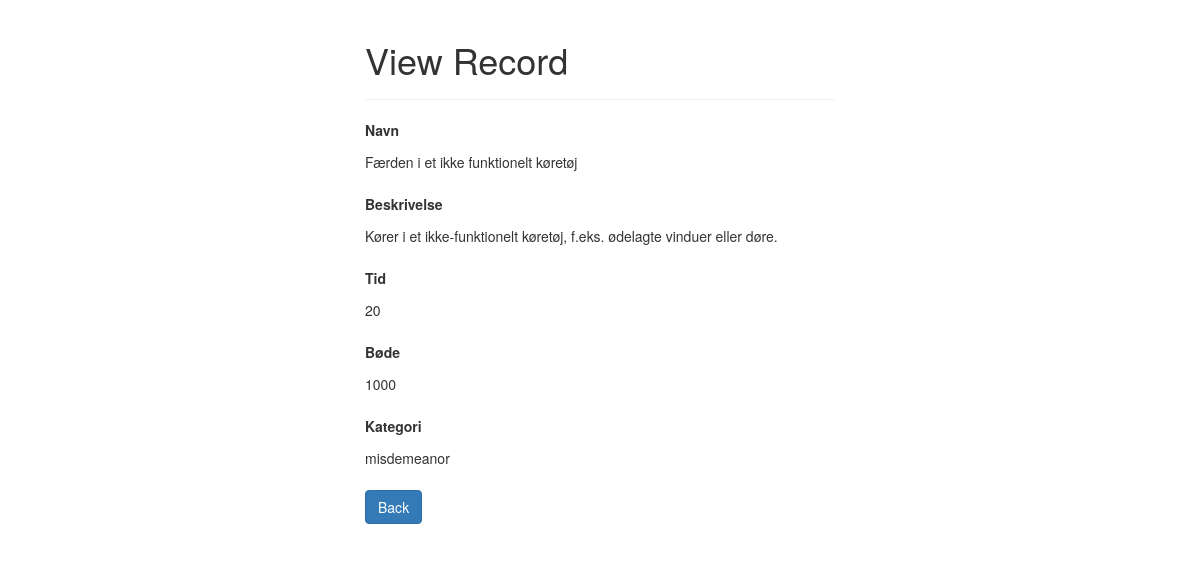
The page /admin/read.php?id=1 on the database its author committed.
### admin/read.php (the view, shortened to what this page needs)
<?php
if(isset($_GET["id"]) && !empty(trim($_GET["id"]))){
    require_once "../lib/config.php";
    $sql = "SELECT * FROM bøder WHERE id = ?";
    if($stmt = mysqli_prepare($link, $sql)){
        mysqli_stmt_bind_param($stmt, "i", $param_id);
        if(mysqli_stmt_execute($stmt)){
            $result = mysqli_stmt_get_result($stmt);
            if(mysqli_num_rows($result) == 1){
                $row = mysqli_fetch_array($result, MYSQLI_ASSOC);
            } else {
                header("location: error.php");
                exit();
            }
        } else {
            echo "Oops! Something went wrong. Please try again later.";
        }
    }
} else{
    header("location: error.php");
    exit();
}
?>
<!DOCTYPE html>
<html lang="en">
<head>
    <link rel="stylesheet" href="https://maxcdn.bootstrapcdn.com/bootstrap/3.3.7/css/bootstrap.css">
</head>
<body>
    <div class="wrapper">
        <div class="container-fluid">
            <div class="row">
                <div class="col-md-12">
                    <div class="page-header">
                        <h1>View Record</h1>
                    </div>
                    <div class="form-group">
                        <label>Navn</label>
                        <p class="form-control-static"><?php echo $row["navn"]; ?></p>
                    </div>
                    <div class="form-group">
                        <label>Beskrivelse</label>
                        <p class="form-control-static"><?php echo $row["beskrivelse"]; ?></p>
                    </div>
                    <div class="form-group">
                        <label>Tid</label>
                        <p class="form-control-static"><?php echo $row["tid"]; ?></p>
                    </div>
                    <div class="form-group">
                        <label>Bøde</label>
                        <p class="form-control-static"><?php echo $row["bøde"]; ?></p>
                    </div>
                    <div class="form-group">
                        <label>Kategori</label>
                        <p class="form-control-static"><?php echo $row["kategori"]; ?></p>
                    </div>
                    <p><a href="index.php" class="btn btn-primary">Back</a></p>
                </div>
            </div>
        </div>
    </div>
</body>
</html>

### admin/read.php (style rules this page uses)
.wrapper { width: 500px; margin: 0 auto; }

### rows shown on the page
bøder: navn "Færden i et ikke funktionelt køretøj", beskrivelse "Kører i et ikke-funktionelt køretøj, f.eks. ødelagte vinduer eller døre.", tid "20", bøde "1000", kategori "misdemeanor"
